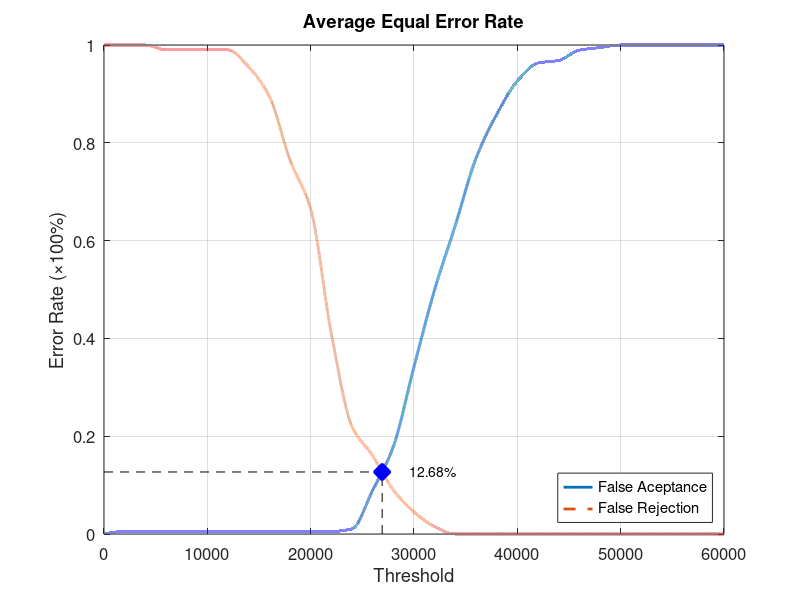
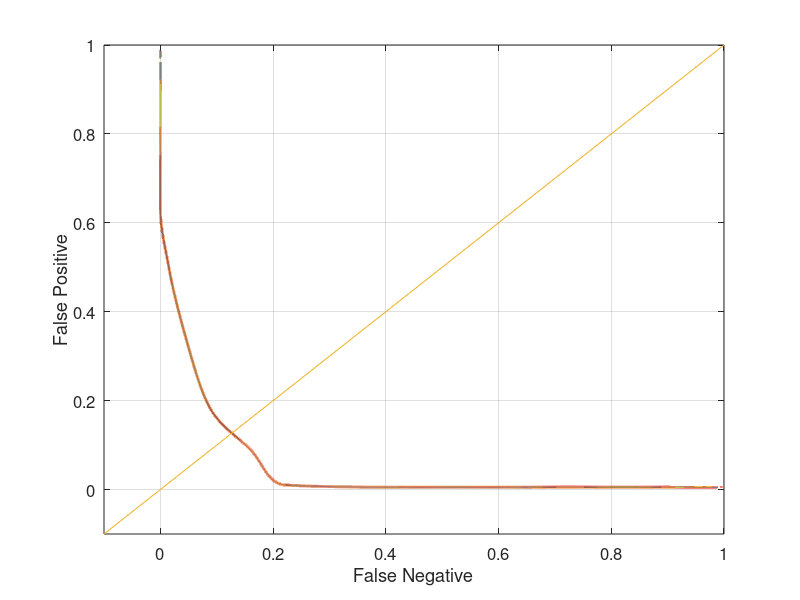

Write the MATLAB code that produced these figures, in order.
function yEER = Database1_4
close all;
clear;
clc;
x = 0:2000:60000;
xq = 0:0.5:60000;

y0 = [0 0.00526316 0.00526316 0.00526316 0.00526316 0.00526316 0.00526316 0.00526316 0.00526316 0.00526316 0.00526316 0.00526316 0.0105263 0.0894737 0.178947 0.342105 0.5 0.631579 0.768421 0.857895 0.926316 0.963158 0.968421 0.989474 0.994737 1 1 1 1 1 1];
yy0 = interp1(x, y0, xq, 'pchip');
y1 = [1 1 1 0.99 0.99 0.99 0.99 0.955 0.895 0.765 0.665 0.41 0.22 0.16 0.09 0.045 0.015 0 0 0 0 0 0 0 0 0 0 0 0 0 0];
yy1 = interp1(x, y1, xq, 'pchip');

% Calculating EER: 
y2 = abs(y0 - y1);
find(y2 == min(y2))
yy2 = abs(yy0 - yy1);
xEER = find(yy2 == min(yy2));
xEERIndex = xq(xEER) % X-axis EER
yEER = yy0(xEER) % Y-axis EER

main = figure
plot(xq, yy0,'-','LineWidth', 2);	hold on
plot(xq, yy1,'--','LineWidth', 2);	hold on
plot([xEERIndex xEERIndex], [0 yEER], 'k--');	hold on
plot([0 xEERIndex], [yEER yEER], 'k--');	hold on
plot(xEERIndex, yEER, 'bx', 'LineWidth', 10);	hold on
text(xEERIndex + 10 * xEERIndex / 100, yEER, [num2str(round((10000 * yEER)) / 100) '%'])
legend('False Aceptance', 'False Rejection', 'Location', 'SouthEast')
xlabel('Threshold')
ylabel('Error Rate (\times100%)')
title('Average Equal Error Rate')
set(gca, 'FontSize', 12)
axis([0 60000 0 1])
grid on

print(main, 'Database1_4Main', '-dpng');
FNRxFPR = figure('Color', [1 1 1]);
plot(yy1, yy0, '-', yy1, yy0, 'LineWidth', 2);
hold on
y = -0.1:0.1:1
plot(y, y); 
set(gca, 'FontSize', 12)
xlabel('False Negative')
ylabel('False Positive')
axis([-0.1 1 -0.1 1])
set(gca, 'FontSize', 12)
grid on

print(FNRxFPR, 'Database1_4FNRxFPR','-dpng');
end
